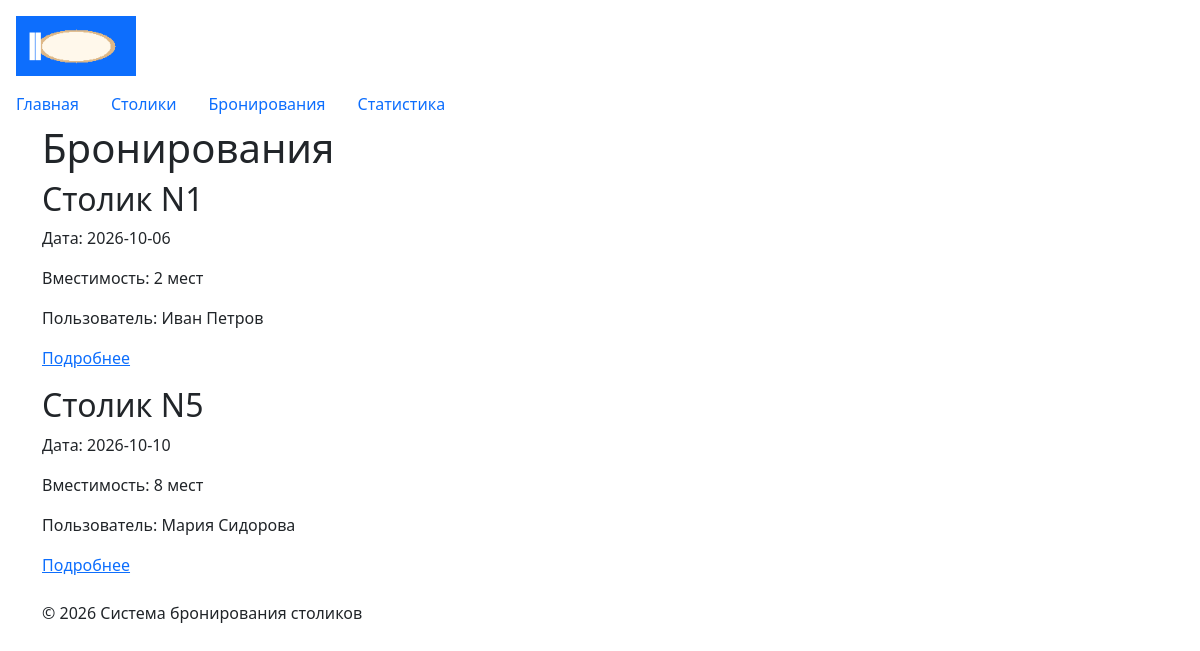
The page /bookings/ on the database its author committed.
### bookings/views.py (the view)
# urls.py: path("", views.bookings, name="bookings"),
def bookings(request):
    conn = sqlite3.connect(DB_PATH)
    conn.row_factory = sqlite3.Row
    bookings_data = conn.execute(
        """
        SELECT
            bookings.id,
            bookings.booking_date,
            tables.number AS table_number,
            tables.capacity,
            users.name AS user_name
        FROM bookings
        JOIN tables
            ON bookings.table_number = tables.number
        JOIN users
            ON bookings.user_id = users.id
        WHERE bookings.is_cancelled = 0
        ORDER BY bookings.booking_date;
        """
    ).fetchall()
    conn.close()
    return render(
        request,
        "bookings/booking_list.html",
        {"bookings": bookings_data},
    )

### bookings/templates/bookings/booking_list.html (shortened to what this page needs)
{% extends "base.html" %}
{% block content %}
<h1>Бронирования</h1>
{% for booking in bookings %}
<article class="booking-card">
<h2>Столик N{{ booking.table_number }}</h2>
<p>Дата: {{ booking.booking_date }}</p>
<p>Вместимость: {{ booking.capacity }} мест</p>
<p>Пользователь: {{ booking.user_name }}</p>
<p>
<a href="{% url 'bookings:detail' booking.id %}">
Подробнее
</a>
</p>
</article>
{% empty %}
<p>Активных бронирований нет.</p>
{% endfor %}
{% endblock %}

### templates/base.html (shortened to what this page needs)
{% load static %}
<!DOCTYPE html>
<html lang="ru">
<head>
<link
rel="stylesheet"
href="https://cdn.jsdelivr.net/npm/bootstrap@5.3.3/dist/css/bootstrap.min.css"
>
<link
rel="stylesheet"
href="{% static 'homepage/css/style.css' %}"
>
</head>
<body>
<img
src="{% static 'homepage/img/logo.png' %}"
alt="Бронирование столиков"
class="restaurant-logo"
>
{% include "includes/navigation.html" %}
<main class="container">
{% block content %}
{% endblock %}
</main>
<footer class="container mt-4 mb-3">
<p>
© <span id="current-year"></span> Система бронирования столиков
</p>
</footer>
</body>
</html>

### templates/includes/navigation.html
<nav class="nav">
<a class="nav-link" href="{% url 'homepage:index' %}">Главная</a>
<a class="nav-link" href="{% url 'tables:list' %}">Столики</a>
<a class="nav-link" href="{% url 'bookings:bookings' %}">Бронирования</a>
<a class="nav-link" href="{% url 'bookings:statistics' %}">Статистика</a>
</nav>

### homepage/static/homepage/css/style.css (style rules this page uses)
body { min-height: 100vh; }
.restaurant-logo { width: 120px; height: auto; margin: 1rem 0 0.5rem 1rem; }

### rows shown on the page
users: table_number "1", booking_date "2026-10-06", capacity "2", user_name "Иван Петров"
users: table_number "5", booking_date "2026-10-10", capacity "8", user_name "Мария Сидорова"
